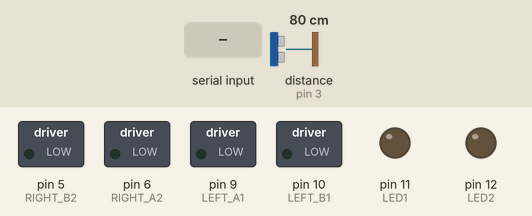
Simulated run of this sketch. Board: Arduino Uno, built with avr-gcc and run on an emulated ATmega328P. Shown: switched loads named in the sketch (green lamp = pin HIGH), output pins drawn as LEDs (lit = HIGH). Wiring (inferred from the names in the program): ultrasonic range finder: trigger pin 2; echo pin 3. Inputs (shaded band) come from the test bench; at power-on: distance to the obstacle (sensor on pin 3) 80 cm. The echo pulse lasts 58.3 µs per cm; random numbers use the default seed unless the sketch sets one; pins used as bus, display or sensor lines are not drawn; what the sketch prints to the serial monitor is not drawn.

Above: at 1.2 s.
1.3 s: "l" received over the second serial link
At 1.6 s:
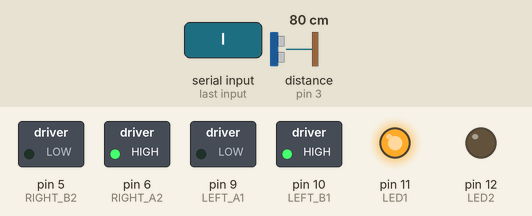
2.8 s: "r" received over the second serial link
At 4.0 s:
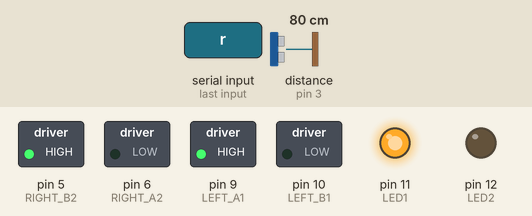
4.3 s: "f" received over the second serial link
At 5.2 s:
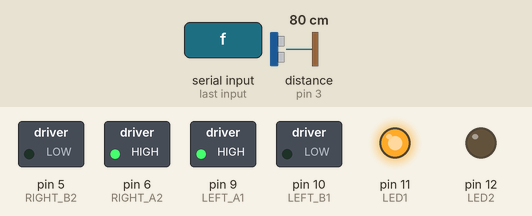
5.8 s: "b" received over the second serial link
At 6.5 s:
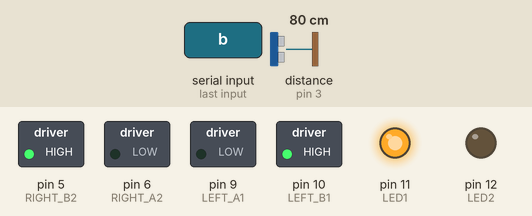
7.3 s: "w" received over the second serial link
At 8.5 s:
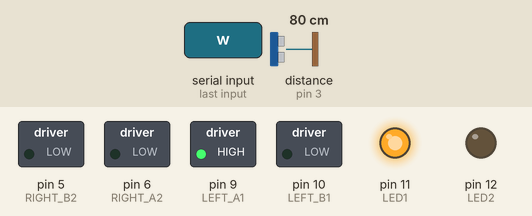
8.8 s: "q" received over the second serial link
At 10.1 s:
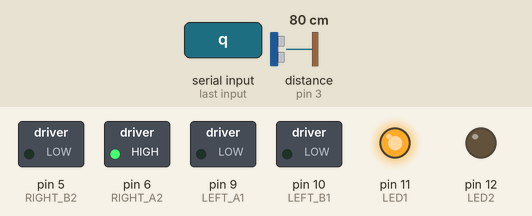
Timing chart, 0 to 11.3 s (numbered marks = the images above; inputs shaded):
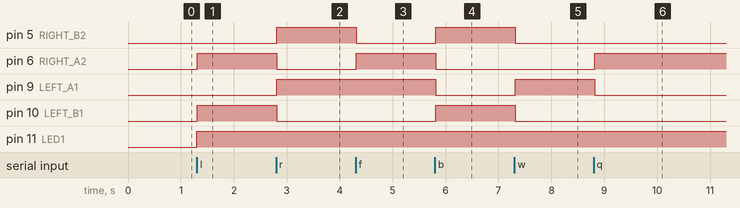

Measured:
- after the input at 1.3 s, pin 6 (RIGHT_A2), pin 10 (LEFT_B1), pin 11 (LED1): LOW → HIGH at once
- after the input at 2.8 s, pin 5 (RIGHT_B2), pin 9 (LEFT_A1): LOW → HIGH at once; pin 6 (RIGHT_A2), pin 10 (LEFT_B1): HIGH → LOW at once
- after the input at 4.3 s, pin 5 (RIGHT_B2): HIGH → LOW at once; pin 6 (RIGHT_A2): LOW → HIGH at once
- after the input at 5.8 s, pin 5 (RIGHT_B2), pin 10 (LEFT_B1): LOW → HIGH at once; pin 6 (RIGHT_A2), pin 9 (LEFT_A1): HIGH → LOW at once
- after the input at 7.3 s, pin 5 (RIGHT_B2), pin 10 (LEFT_B1): HIGH → LOW at once; pin 9 (LEFT_A1): LOW → HIGH at once
- after the input at 8.8 s, pin 6 (RIGHT_A2): LOW → HIGH at once; pin 9 (LEFT_A1): HIGH → LOW at once

The sketch:

jebal.ino
```cpp
#include <SoftwareSerial.h> //시리얼 통신 라이브러리 호출

//모터 PIN 설정
#define LEFT_A1 9//왼쪽 바퀴
#define LEFT_B1 10 //왼쪽 바퀴
#define RIGHT_A2 6 //오른쪽 바퀴
#define RIGHT_B2 5 //오른쪽 바퀴
#define LED1 11
#define LED2 12

//블루투스 PIN 설정
#define BLUE_TX 8 //블루투스 TX
#define BLUE_RX 7 //블루투스 RX

SoftwareSerial mySerial(BLUE_TX, BLUE_RX);  //시리얼 통신을 위한 객체선언
char value; //블루투스에서 받는 값

int wheelLeftFront = 9, wheelLeftBack = 10;
int wheelRightFront = 6, wheelRightBack = 5;

int trig = 2, echo = 3; //초음파센서 설정
int spdL = 180, spdR = 180; //속도 값


void setup() {
  Serial.begin(9600);   //시리얼모니터
  mySerial.begin(9600); //블루투스 시리얼 개방

  pinMode(LEFT_A1, OUTPUT);
  pinMode(RIGHT_A2, OUTPUT);
  pinMode(LEFT_B1, OUTPUT);
  pinMode(RIGHT_B2, OUTPUT);
  pinMode(trig, OUTPUT);
  pinMode(echo, INPUT);
  pinMode(wheelLeftFront, OUTPUT);
  pinMode(wheelLeftBack, OUTPUT);
  pinMode(wheelRightFront, OUTPUT);
  pinMode(wheelRightBack, OUTPUT);
  pinMode(LED1, OUTPUT);
  pinMode(LED2, OUTPUT);

  Serial.println("Arduino Bluetooth Car is ready to start");
}

void loop() {

  float distance, duration;
  digitalWrite(trig, HIGH);
  delay(1);
  digitalWrite(trig, LOW);
  duration = pulseIn(echo, HIGH);
  distance = ((float)(340 * duration) / 10000) / 2;
  Serial.println(distance);

   while(mySerial.available())  //mySerial에 전송된 값이 있으면
  {
     value = mySerial.read(); //전송값 읽음
     Serial.print(value);

     digitalWrite(LED1, HIGH);

     if(value == 'l'){            //좌회전(강)
       Serial.println("left");
       left();
     }else if(value == 'r'){      //우회전(강)
       Serial.println("right");
       right();
     }else if(value == 'f'){      //전진
       Serial.println("forward");
       forward();
     }else if(value == 'b'){      //후진
       Serial.println("backward");
       backward();
     }else if(value == 'w'){      //우회전(약)
       Serial.println("slow right");
       sRight();
     }else if(value == 'q'){      //좌회전(약)
       Serial.println("slow left");
       sLeft();
     }else if(value == 's'){      //정지
       Serial.println("stop");
       stop();
     }
  }
  if(value == 'o'){
    digitalWrite(LED1, LOW);
    digitalWrite(LED2, HIGH);
    if(distance > 15){
    //장애물 15cm 이내에 없을 경우 전진
    analogWrite(wheelLeftFront, spdL);
    analogWrite(wheelLeftBack, 0);
    analogWrite(wheelRightFront, spdR);
    analogWrite(wheelRightBack, 0);
  }else{
    //장애물 15cm 이내에 있을 경우 방향전환
    int rd = random(2); //좌,우 회전 랜덤 선택 (랜덤 값 : 0, 1)
    int delayrd = random(300, 700); // 회전 반경, 반환 값 : 200 ~ 500
    if(rd == 1){
      //좌회전
      analogWrite(wheelLeftFront, 0);
      analogWrite(wheelLeftBack, spdL);
      analogWrite(wheelRightFront, spdR);
      analogWrite(wheelRightBack, 0);
    }else{
      //우회전
      analogWrite(wheelLeftFront, spdL);
      analogWrite(wheelLeftBack, 0);
      analogWrite(wheelRightFront, 0);
      analogWrite(wheelRightBack, spdR);
    }
    delay(delayrd);
  }
  }else if(value == 'z'){

    digitalWrite(LED2, LOW);
    digitalWrite(LED1, HIGH);
    while(mySerial.available())  //mySerial에 전송된 값이 있으면
  {
     value = mySerial.read(); //전송값 읽음
     Serial.print(value);

     if(value == 'l'){            //좌회전(강)
       Serial.println("left");
       left();
     }else if(value == 'r'){      //우회전(강)
       Serial.println("right");
       right();
     }else if(value == 'f'){      //전진
       Serial.println("forward");
       forward();
     }else if(value == 'b'){      //후진
       Serial.println("backward");
       backward();
     }else if(value == 'w'){      //우회전(약)
       Serial.println("slow right");
       sRight();
     }else if(value == 'q'){      //좌회전(약)
       Serial.println("slow left");
       sLeft();
     }else if(value == 's'){      //정지
       Serial.println("stop");
       stop();
     }
  }
  }
  }


// 자동차 움직임 정의 Function 들
void forward(){
  digitalWrite(LEFT_A1, HIGH);
  digitalWrite(LEFT_B1, LOW);
  digitalWrite(RIGHT_A2, HIGH);
  digitalWrite(RIGHT_B2, LOW);
}
void backward(){
  digitalWrite(LEFT_A1, LOW);
  digitalWrite(LEFT_B1, HIGH);
  digitalWrite(RIGHT_A2, LOW);
  digitalWrite(RIGHT_B2, HIGH);
}
void left(){
  digitalWrite(LEFT_A1, LOW);
  digitalWrite(LEFT_B1, HIGH);
  digitalWrite(RIGHT_A2, HIGH);
  digitalWrite(RIGHT_B2, LOW);
}
void right(){
  digitalWrite(LEFT_A1, HIGH);
  digitalWrite(LEFT_B1, LOW);
  digitalWrite(RIGHT_A2, LOW);
  digitalWrite(RIGHT_B2, HIGH);
}
void sLeft(){
  digitalWrite(LEFT_A1, LOW);
  digitalWrite(LEFT_B1, LOW);
  digitalWrite(RIGHT_A2, HIGH);
  digitalWrite(RIGHT_B2, LOW);
}
void sRight(){
  digitalWrite(LEFT_A1, HIGH);
  digitalWrite(LEFT_B1, LOW);
  digitalWrite(RIGHT_A2, LOW);
  digitalWrite(RIGHT_B2, LOW);
}
void stop(){
  digitalWrite(LEFT_A1, LOW);
  digitalWrite(LEFT_B1, LOW);
  digitalWrite(RIGHT_A2, LOW);
  digitalWrite(RIGHT_B2, LOW);
}
```
